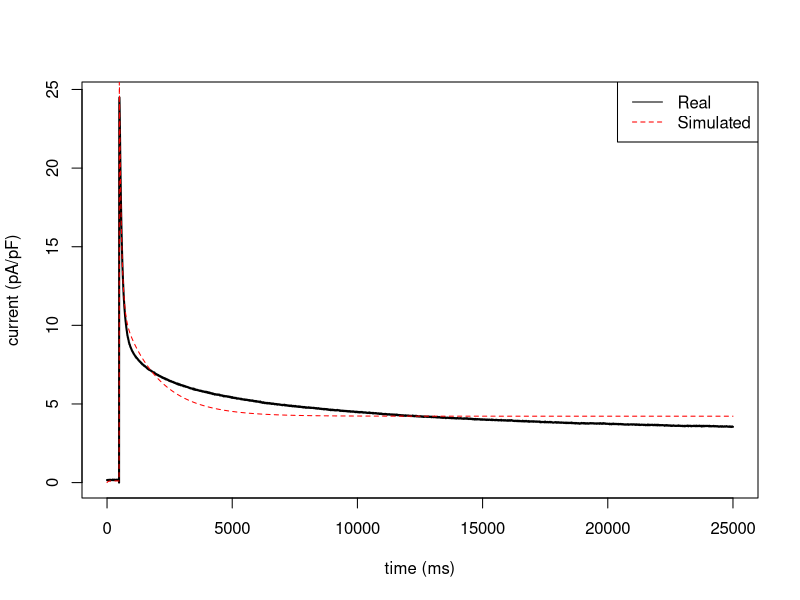

The R script that drew this image:
library(tidyverse)
eps <- .Machine$double.eps

obj <- function(param, time_space, y, holdV, P1, Ek=-91.1) {
  yktof <- iktof(param[1:5], time_space, holdV, P1)
  yktos <- iktos(param[6:11], time_space, holdV, P1)
  ykur <- ikur(param[12:17], time_space, holdV, P1)
  ykss <- c(rep(0, length(time_space[[2]])), rep(param[18], length(time_space[[3]])))
  
  yksum <- yktof + yktos + ykur + ykss
  rmse <- sqrt(mean((y - yksum)^2))

  return(rmse)
}

iktof <- function(param, time_space, holdV, P1, Ek=-91.1) {
  # Bondarenko IKtof (A67)
  # 5 parameters
  
  # constants
  act0 <- 0.265563e-2 # ato_f Gating variable for transient outward K+ current
  inact0 <- 0.999977 # ito_f Gating variable for transient outward K+ current
  gmax <- param[5]  # 0.4067
  
  # time space information
  t <- time_space[[1]]
  tH <- time_space[[2]]
  tP1_adj <- time_space[[3]]
  hold_idx <- length(tH)
  
  end <- length(t)
  current_trc <- vector(mode="numeric", end)
  
  # at holding potential
  cv_hold <- cv_ktof(param[1:12], holdV)
  act_hold <- cv_hold[1] - (cv_hold[1] - act0)*exp(-(tH/cv_hold[2]))
  inact_hold <- cv_hold[3] - (cv_hold[3] - inact0)*exp(-(tH/cv_hold[4]))
  current_trc[1:hold_idx] <- gmax*(act_hold^3)*(inact_hold)*(holdV - Ek)
  
  # at P1
  cv_P1 <- cv_ktof(param[1:12], P1)
  act_P1 <- cv_P1[1] - (cv_P1[1] - act0)*exp(-(tP1_adj/cv_P1[2]))
  inact_P1 <- cv_P1[3] - (cv_P1[3] - inact0)*exp(-(tP1_adj/cv_P1[4]))
  current_trc[(hold_idx + 1):end] <- gmax*(act_P1^3)*(inact_P1)*(P1 - Ek)
  
  return(current_trc)
}

cv_ktof <- function(p, V) {
  # characteristic variables of IKtof
  # cv[1]: steady-state activation
  # cv[2]: time constant of activation
  # cv[3]: steady-state inactivation
  # cv[4]: time constant of inactivation
  
  # p0 <- c(30.0, 13.5, 33.5, 7.0, 0.18064, 0.03577, 0.3956, 0.06237, 0.000152, 0.067083, 0.00095, 0.051335)
  cv <- vector(mode="numeric", 4) 
  alphaA <- 0.18064*exp(0.03577*(V+p[1]))
  betaA <- 0.3956*exp(-0.06237*(V+p[1]))
  alphaI <- (0.000152*exp(-(V+p[2])/p[4])) / (0.067083*exp(-(V+p[3])/p[4]) + 1)
  betaI <- (0.00095*exp((V+p[3])/p[4])) / (0.051335*exp((V+p[3])/p[4]) + 1)
  
  cv[1] <- alphaA/(alphaA+betaA)
  cv[2] <- 1/(alphaA+betaA)
  cv[3] <- alphaI/(alphaI+betaI)
  cv[4] <- 1/(alphaI+betaI)
  
  return(cv)
}

iktos <- function(param, time_space, holdV, P1, Ek=-91.1) {
    # Bondarenko IKtos (A75)
    # 6 parameters

    act0 <- 0.417069e-3 # ato_s Gating variable for transient outward K+ current
    inact0 <- 0.998543 # ito_s Gating variable for transient outward K+ current
    gmax <- param[6] # 0.0629 in spetal model 0 in apical model

    # time space information
    t <- time_space[[1]]
    tH <- time_space[[2]]
    tP1_adj <- time_space[[3]]
    hold_idx <- length(tH)

    end <- length(t)
    current_trc <- vector(mode="numeric", end)

    # at holding potential
    cv_hold <- cv_ktos(param[1:5], holdV)
    act_hold <- cv_hold[1] - (cv_hold[1] - act0)*exp(-(tH/cv_hold[2]))
    inact_hold <- cv_hold[3] - (cv_hold[3] - inact0)*exp(-(tH/cv_hold[4]))
    current_trc[1:hold_idx] <- gmax*(act_hold)*(inact_hold)*(holdV - Ek)

    # at P1
    cv_P1 <- cv_ktos(param[1:5], P1)
    act_P1 <- cv_P1[1] - (cv_P1[1] - act0)*exp(-(tP1_adj/cv_P1[2]))
    inact_P1 <- cv_P1[3] - (cv_P1[3] - inact0)*exp(-(tP1_adj/cv_P1[4]))
    current_trc[(hold_idx + 1):end] <- gmax*(act_P1)*(inact_P1)*(P1 - Ek)

    return(current_trc)  
}

cv_ktos <- function(p, V) {
    # p0 <- c(22.5, 7.7, 0.493, 0.0629, 2.058, 45.2, 5.7, 270, 1050, 45.2, 5.7)
    cv <- vector(mode="numeric", 4)

    # note similarity of IKtos and IKur
    # same activation gate characteristics
    cv[1] <- 1 / (1 + exp(-(V+p[1])/p[2]))
    cv[2] <- 0.493*exp(-0.0629*V) + 2.058

    # for inactivation gate, cv[3] is same but not for cv[4] 
    cv[3] <- 1 / (1 + exp((V+p[3])/p[4]))
    cv[4] <- p[5] + 1050/(1 + exp((V + p[3])/p[4]))

    return(cv)
}

ikur <- function(param, time_space, holdV, P1, Ek=-91.1) {
    # Bondarenko IKur (A87)
    # 6 parameters

    # constants
    act0 <- 0.417069e-3  # aur Gating variable for 
    inact0 <- 0.998543  # iur Gating variable for ultrarapidly 
    gmax <- param[6] # 0.16

    # time space information
    t <- time_space[[1]]
    tH <- time_space[[2]]
    tP1_adj <- time_space[[3]]
    hold_idx <- length(tH)

    end <- length(t)
    current_trc <- vector(mode="numeric", end)

    # at holding potential
    cv_hold <- cv_kur(param[1:5], holdV)
    act_hold <- cv_hold[1] - (cv_hold[1] - act0)*exp(-(tH/cv_hold[2]))
    inact_hold <- cv_hold[3] - (cv_hold[3] - inact0)*exp(-(tH/cv_hold[4]))
    current_trc[1:hold_idx] <- gmax*(act_hold)*(inact_hold)*(holdV - Ek)

    # at P1
    cv_P1 <- cv_kur(param[1:5], P1)
    act_P1 <- cv_P1[1] - (cv_P1[1] - act0)*exp(-(tP1_adj/cv_P1[2]))
    inact_P1 <- cv_P1[3] - (cv_P1[3] - inact0)*exp(-(tP1_adj/cv_P1[4]))
    current_trc[(hold_idx + 1):end] <- gmax*(act_P1)*(inact_P1)*(P1 - Ek)

    return(current_trc)
}

cv_kur <- function(p, V) {
    # characteristic variables of IKur
    # cv[1]: steady-state activation
    # cv[2]: time constant of activation
    # cv[3]: steady-state inactivation
    # cv[4]: time constant of inactivation
    
    # p0 <- c(22.5, 7.7, 0.493, 0.0629, 2.058, 45.2, 5.7, 1200.0, 170.0, 45.2, 5.7)
    cv <- vector(mode="numeric", 4)
    cv[1] <- 1 / (1 + exp(-(V+p[1])/p[2]))
    cv[2] <- 0.493*exp(-0.0629*V) + 2.058
    cv[3] <- 1 / (1 + exp((V+p[3])/p[4]))
    cv[4] <- p[5] - (170)/(1 + exp((V+p[3])/p[4]))

    return(cv)
}

# L-BFGS-B optimization
df <- read_csv("./benchmarks/ko1.csv")

t <- df$time
th <- t[1:99]
tp1_adj <- t[100:length(t)] - t[100]
y <- df$current/254.3

time_space <- vector(mode="list", 3)
time_space[[1]] <- t
time_space[[2]] <- th
time_space[[3]] <- tp1_adj

p0 <- c(30.0, 13.5, 33.5, 7.0, 0.4067, 
  22.5, 7.7, 45.2, 5.7, 270, 0.0629,
  22.5, 7.7, 45.2, 5.7, 1200, 0.16, 0.05)
low_bd <- c(-50, -60, -80, 1, eps,
  -60, 1, -60, 1, 1, eps,
  -60, 1, -60, 1, 170, eps)
up_bd <- c(60, 60, 60, 15, 2,
  60, 20, 100, 20, 5000, 2,
  60, 20, 100, 20, 5000, 2)

sol <- optim(p0, obj, method="L-BFGS-B", lower=low_bd, upper=up_bd,
  time_space=time_space, y=y, holdV=-70, P1=50)

yktof <- iktof(sol$par[1:5], time_space, -70, 50)
yktos <- iktos(sol$par[6:11], time_space, -70, 50)
ykur <- ikur(sol$par[12:17], time_space, -70, 50)
ykss <- c(rep(0, length(th)), rep(sol$par[18], length(tp1_adj)))
yksum <- yktof + yktos + ykur + ykss

plot(t, y, type="l", col="black", xlab="time (ms)", ylab="current (pA/pF)", lwd=2)
lines(t, yksum, lty="dashed", col="red")
legend("topright", c("Real","Simulated"), col=c("black","red"), lty=1:2)
